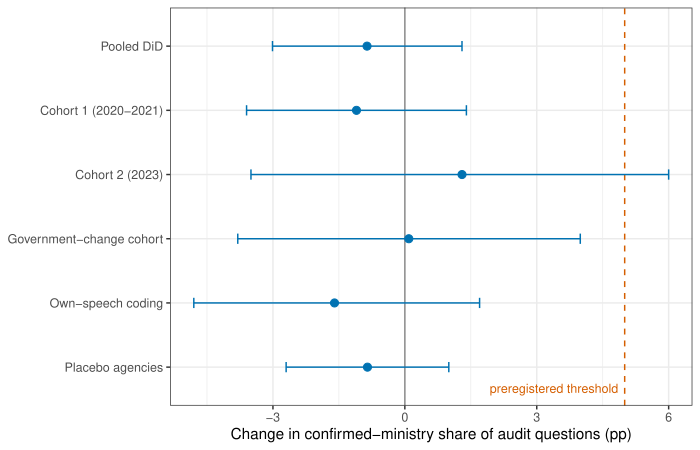

The R source for this figure:
# Auto-generated figure for article
# Reads KNA data from Sys.getenv("KBL_DATA").
# Figure 1: coefficient plot of DiD estimates vs the preregistered threshold
library(ggplot2)
d <- data.frame(
  spec = c("Pooled DiD", "Cohort 1 (2020-2021)", "Cohort 2 (2023)",
           "Government-change cohort", "Own-speech coding",
           "Placebo agencies"),
  est = c(-0.86, -1.10, 1.30, 0.09, -1.60, -0.85),
  lo  = c(-3.01, -3.60, -3.50, -3.80, -4.80, -2.70),
  hi  = c( 1.30,  1.40,  6.00,  3.99,  1.70,  1.00)
)
d$spec <- factor(d$spec, levels = rev(d$spec))
ggplot(d, aes(x = est, y = spec)) +
  geom_vline(xintercept = 0, colour = "grey55") +
  geom_vline(xintercept = 5, linetype = "dashed", colour = "#D55E00") +
  geom_errorbarh(aes(xmin = lo, xmax = hi), height = 0.16,
                 colour = "#0072B2") +
  geom_point(size = 2.4, colour = "#0072B2") +
  annotate("text", x = 5, y = 0.6, label = "preregistered threshold",
           hjust = 1.05, vjust = 0, size = 3, colour = "#D55E00") +
  labs(x = "Change in confirmed-ministry share of audit questions (pp)",
       y = NULL) +
  theme_bw(base_size = 11)
ggsave("articles/figures/2026-08-24_r27/fig_1.pdf", width = 7, height = 4.5)
